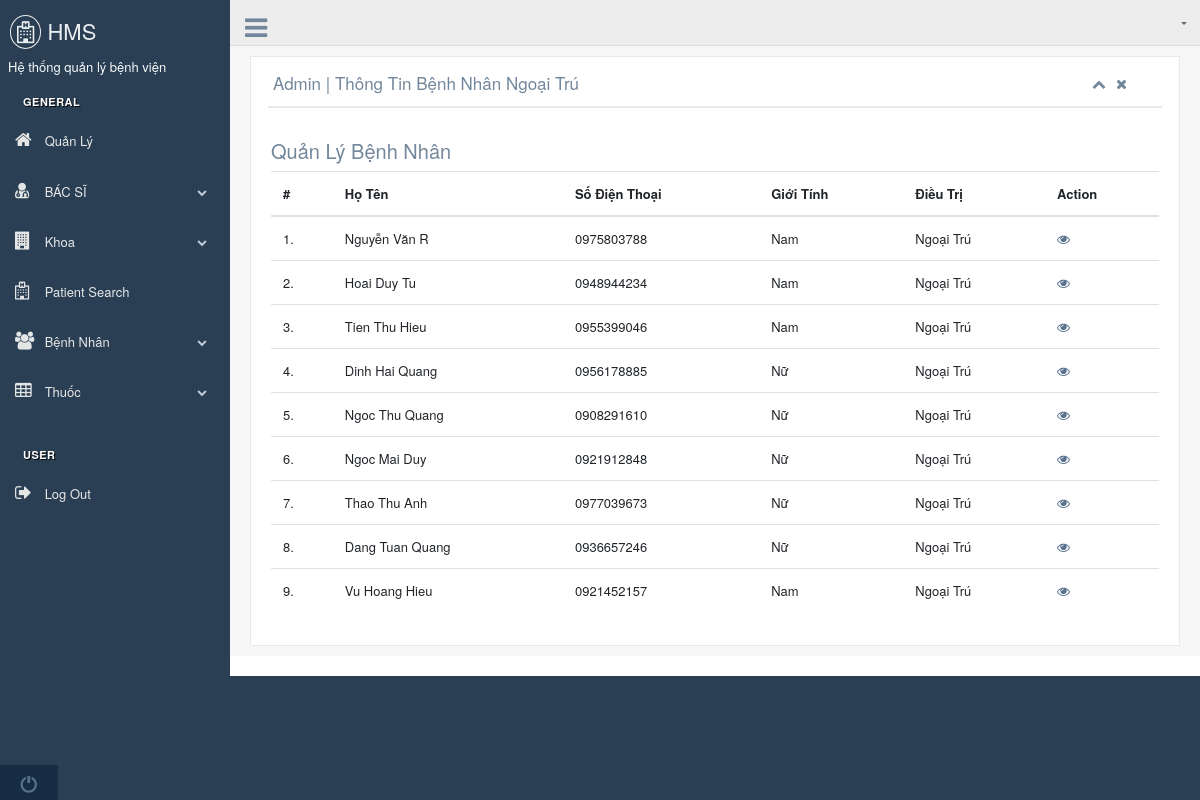
Screenshot of /admin/patient-outpatients.php with the database file from the repository.
### tables this page shows
CREATE TABLE `benhnhan` (
  `maBenhNhan` int(11) NOT NULL,
  `hoTen` varchar(100) NOT NULL,
  `ngaySinh` date NOT NULL,
  `gioiTinh` enum('Nam','Nữ') NOT NULL,
  `soDienThoai` varchar(15) NOT NULL,
  `diaChi` text NOT NULL,
  `LoaiBenhNhan` varchar(255) NOT NULL
);

### admin/patient-outpatients.php (the view, shortened to what this page needs)
<?php
include('include/config.php');
?>
<!DOCTYPE html>
<html lang="en">
<head>
	<link href="../vendors/bootstrap/dist/css/bootstrap.min.css" rel="stylesheet">
	<link href="../vendors/font-awesome/css/font-awesome.min.css" rel="stylesheet">
	<link href="../vendors/nprogress/nprogress.css" rel="stylesheet">
	<link href="../vendors/iCheck/skins/flat/green.css" rel="stylesheet">
	<link href="../vendors/bootstrap-progressbar/css/bootstrap-progressbar-3.3.4.min.css" rel="stylesheet">
	<link href="../vendors/jqvmap/dist/jqvmap.min.css" rel="stylesheet"/>
	<link href="../vendors/bootstrap-daterangepicker/daterangepicker.css" rel="stylesheet">
	<link href="../assets/css/custom.min.css" rel="stylesheet">
</head>
<body class="nav-md">
	<?php include('include/header.php');?>
	<div class="row">
		<div class="col-md-12">
			<h5 class="over-title margin-bottom-15">Quản Lý <span class="text-bold">Bệnh Nhân</span></h5>
			<table class="table table-hover" id="sample-table-1">
				<thead>
					<tr>
						<th class="center">#</th>
						<th>Họ Tên</th>
						<th>Số Điện Thoại</th>
						<th>Giới Tính </th>
						<th>Điều Trị </th>
						<th>Action</th>
					</tr>
				</thead>
				<tbody>
					<?php
                     $sql = mysqli_query($con, "
					 SELECT *
					 FROM benhnhan
					 WHERE LoaiBenhNhan = 'Ngoại Trú'
				 ");
					$cnt=1;
					while($row=mysqli_fetch_array($sql))
					{
						?>
						<tr>
							<td class="center"><?php echo $cnt;?>.</td>
							<td class="hidden-xs"><?php echo $row['hoTen'];?></td>
							<td><?php echo $row['soDienThoai'];?></td>
							<td><?php echo $row['gioiTinh'];?></td>
							<td><?php echo $row['LoaiBenhNhan'];?></td>
						<td>
						<a href="view-outpatient.php?viewid=<?php echo $row['maBenhNhan'];?>"><i class="fa fa-eye"></i></a>
						</td>
					</tr>
					<?php
					$cnt=$cnt+1;
				}?></tbody>
			</table>
		</div>
	</div>
	<?php include('include/footer.php');?>
</body>

### rows the page displays
benhnhan: hoTen "Nguyễn Văn R", soDienThoai "0975803788", gioiTinh "Nam", LoaiBenhNhan "Ngoại Trú"
benhnhan: hoTen "Hoai Duy Tu", soDienThoai "0948944234", gioiTinh "Nam", LoaiBenhNhan "Ngoại Trú"
benhnhan: hoTen "Tien Thu Hieu", soDienThoai "0955399046", gioiTinh "Nam", LoaiBenhNhan "Ngoại Trú"
benhnhan: hoTen "Dinh Hai Quang", soDienThoai "0956178885", gioiTinh "Nữ", LoaiBenhNhan "Ngoại Trú"
benhnhan: hoTen "Ngoc Thu Quang", soDienThoai "0908291610", gioiTinh "Nữ", LoaiBenhNhan "Ngoại Trú"
benhnhan: hoTen "Ngoc Mai Duy", soDienThoai "0921912848", gioiTinh "Nữ", LoaiBenhNhan "Ngoại Trú"
benhnhan: hoTen "Thao Thu Anh", soDienThoai "0977039673", gioiTinh "Nữ", LoaiBenhNhan "Ngoại Trú"
benhnhan: hoTen "Dang Tuan Quang", soDienThoai "0936657246", gioiTinh "Nữ", LoaiBenhNhan "Ngoại Trú"
benhnhan: hoTen "Vu Hoang Hieu", soDienThoai "0921452157", gioiTinh "Nam", LoaiBenhNhan "Ngoại Trú"

### other values shown
$page_title "Admin | Thông Tin Bệnh Nhân Ngoại Trú"
